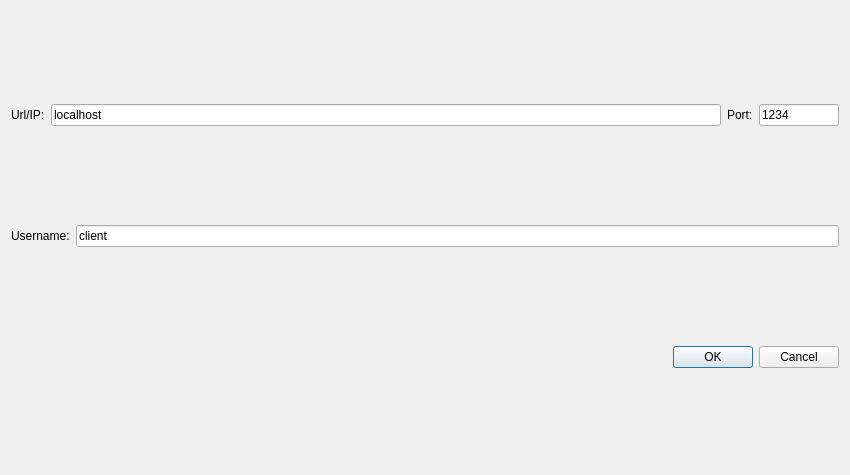
<?xml version="1.0" encoding="UTF-8"?>
<ui version="4.0">
 <class>ConnectToServer</class>
 <widget class="QDialog" name="ConnectToServer">
  <property name="geometry">
   <rect>
    <x>0</x>
    <y>0</y>
    <width>850</width>
    <height>475</height>
   </rect>
  </property>
  <property name="windowTitle">
   <string>Dialog</string>
  </property>
  <layout class="QVBoxLayout" name="verticalLayout">
   <item>
    <layout class="QHBoxLayout" name="horizontalLayout">
     <item>
      <widget class="QLabel" name="label">
       <property name="text">
        <string>Url/IP:</string>
       </property>
      </widget>
     </item>
     <item>
      <widget class="QLineEdit" name="ipInput">
       <property name="text">
        <string>localhost</string>
       </property>
      </widget>
     </item>
     <item>
      <widget class="QLabel" name="label_2">
       <property name="text">
        <string>Port:</string>
       </property>
      </widget>
     </item>
     <item>
      <widget class="QLineEdit" name="portInput">
       <property name="sizePolicy">
        <sizepolicy hsizetype="Expanding" vsizetype="Fixed">
         <horstretch>0</horstretch>
         <verstretch>0</verstretch>
        </sizepolicy>
       </property>
       <property name="maximumSize">
        <size>
         <width>80</width>
         <height>16777215</height>
        </size>
       </property>
       <property name="text">
        <string>1234</string>
       </property>
      </widget>
     </item>
    </layout>
   </item>
   <item>
    <layout class="QHBoxLayout" name="horizontalLayout_2">
     <item>
      <widget class="QLabel" name="label_3">
       <property name="text">
        <string>Username:</string>
       </property>
      </widget>
     </item>
     <item>
      <widget class="QLineEdit" name="usernameInput">
       <property name="text">
        <string>client</string>
       </property>
      </widget>
     </item>
    </layout>
   </item>
   <item>
    <widget class="QDialogButtonBox" name="buttonBox">
     <property name="orientation">
      <enum>Qt::Horizontal</enum>
     </property>
     <property name="standardButtons">
      <set>QDialogButtonBox::Cancel|QDialogButtonBox::Ok</set>
     </property>
    </widget>
   </item>
  </layout>
 </widget>
 <resources/>
 <connections>
  <connection>
   <sender>buttonBox</sender>
   <signal>accepted()</signal>
   <receiver>ConnectToServer</receiver>
   <slot>accept()</slot>
   <hints>
    <hint type="sourcelabel">
     <x>227</x>
     <y>78</y>
    </hint>
    <hint type="destinationlabel">
     <x>157</x>
     <y>99</y>
    </hint>
   </hints>
  </connection>
  <connection>
   <sender>buttonBox</sender>
   <signal>rejected()</signal>
   <receiver>ConnectToServer</receiver>
   <slot>reject()</slot>
   <hints>
    <hint type="sourcelabel">
     <x>295</x>
     <y>84</y>
    </hint>
    <hint type="destinationlabel">
     <x>286</x>
     <y>99</y>
    </hint>
   </hints>
  </connection>
 </connections>
</ui>
